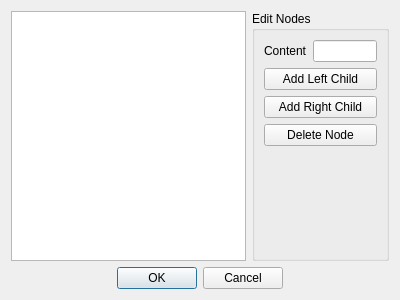
<?xml version="1.0" encoding="UTF-8"?>
<ui version="4.0">
 <class>TreeEditor</class>
 <widget class="QDialog" name="TreeEditor">
  <property name="geometry">
   <rect>
    <x>0</x>
    <y>0</y>
    <width>400</width>
    <height>300</height>
   </rect>
  </property>
  <property name="windowTitle">
   <string>Edit Tree</string>
  </property>
  <layout class="QGridLayout" name="gridLayout">
   <item row="0" column="0">
    <widget class="QGraphicsView" name="tree_display">
     <property name="renderHints">
      <set>QPainter::Antialiasing|QPainter::HighQualityAntialiasing|QPainter::TextAntialiasing</set>
     </property>
    </widget>
   </item>
   <item row="0" column="1">
    <widget class="QGroupBox" name="edit_nodes_groupbox">
     <property name="title">
      <string>Edit Nodes</string>
     </property>
     <layout class="QFormLayout" name="formLayout">
      <property name="fieldGrowthPolicy">
       <enum>QFormLayout::AllNonFixedFieldsGrow</enum>
      </property>
      <item row="0" column="0">
       <widget class="QLabel" name="current_label">
        <property name="text">
         <string>Content</string>
        </property>
        <property name="buddy">
         <cstring>current_editor</cstring>
        </property>
       </widget>
      </item>
      <item row="0" column="1">
       <widget class="NodeInput" name="current_editor">
        <property name="sizePolicy">
         <sizepolicy hsizetype="Fixed" vsizetype="Fixed">
          <horstretch>0</horstretch>
          <verstretch>0</verstretch>
         </sizepolicy>
        </property>
        <property name="maximumSize">
         <size>
          <width>64</width>
          <height>16777215</height>
         </size>
        </property>
       </widget>
      </item>
      <item row="2" column="0" colspan="2">
       <widget class="QPushButton" name="add_left_button">
        <property name="text">
         <string>Add Left Child</string>
        </property>
       </widget>
      </item>
      <item row="3" column="0" colspan="2">
       <widget class="QPushButton" name="add_right_button">
        <property name="text">
         <string>Add Right Child</string>
        </property>
       </widget>
      </item>
      <item row="4" column="0" colspan="2">
       <widget class="QPushButton" name="delete_current_button">
        <property name="text">
         <string>Delete Node</string>
        </property>
       </widget>
      </item>
     </layout>
    </widget>
   </item>
   <item row="1" column="0" colspan="2">
    <widget class="QDialogButtonBox" name="button_box">
     <property name="orientation">
      <enum>Qt::Horizontal</enum>
     </property>
     <property name="standardButtons">
      <set>QDialogButtonBox::Cancel|QDialogButtonBox::Ok</set>
     </property>
     <property name="centerButtons">
      <bool>true</bool>
     </property>
    </widget>
   </item>
  </layout>
 </widget>
 <customwidgets>
  <customwidget>
   <class>NodeInput</class>
   <extends>QLineEdit</extends>
   <header>gui.widgets.NodeInput</header>
  </customwidget>
 </customwidgets>
 <resources/>
 <connections>
  <connection>
   <sender>button_box</sender>
   <signal>accepted()</signal>
   <receiver>TreeEditor</receiver>
   <slot>accept()</slot>
   <hints>
    <hint type="sourcelabel">
     <x>248</x>
     <y>254</y>
    </hint>
    <hint type="destinationlabel">
     <x>157</x>
     <y>274</y>
    </hint>
   </hints>
  </connection>
  <connection>
   <sender>button_box</sender>
   <signal>rejected()</signal>
   <receiver>TreeEditor</receiver>
   <slot>reject()</slot>
   <hints>
    <hint type="sourcelabel">
     <x>316</x>
     <y>260</y>
    </hint>
    <hint type="destinationlabel">
     <x>286</x>
     <y>274</y>
    </hint>
   </hints>
  </connection>
  <connection>
   <sender>add_left_button</sender>
   <signal>clicked()</signal>
   <receiver>TreeEditor</receiver>
   <slot>_on_clicked_add_left()</slot>
   <hints>
    <hint type="sourcelabel">
     <x>324</x>
     <y>83</y>
    </hint>
    <hint type="destinationlabel">
     <x>199</x>
     <y>149</y>
    </hint>
   </hints>
  </connection>
  <connection>
   <sender>add_right_button</sender>
   <signal>clicked()</signal>
   <receiver>TreeEditor</receiver>
   <slot>_on_clicked_add_right()</slot>
   <hints>
    <hint type="sourcelabel">
     <x>324</x>
     <y>116</y>
    </hint>
    <hint type="destinationlabel">
     <x>199</x>
     <y>149</y>
    </hint>
   </hints>
  </connection>
  <connection>
   <sender>delete_current_button</sender>
   <signal>clicked()</signal>
   <receiver>TreeEditor</receiver>
   <slot>_on_clicked_delete_current()</slot>
   <hints>
    <hint type="sourcelabel">
     <x>324</x>
     <y>149</y>
    </hint>
    <hint type="destinationlabel">
     <x>199</x>
     <y>149</y>
    </hint>
   </hints>
  </connection>
  <connection>
   <sender>current_editor</sender>
   <signal>textEdited(QString)</signal>
   <receiver>TreeEditor</receiver>
   <slot>_on_edited_current(QString)</slot>
   <hints>
    <hint type="sourcelabel">
     <x>349</x>
     <y>45</y>
    </hint>
    <hint type="destinationlabel">
     <x>199</x>
     <y>149</y>
    </hint>
   </hints>
  </connection>
 </connections>
 <slots>
  <slot>_on_clicked_add_left()</slot>
  <slot>_on_clicked_add_right()</slot>
  <slot>_on_clicked_delete_current()</slot>
  <slot>_on_edited_current(QString)</slot>
 </slots>
</ui>
